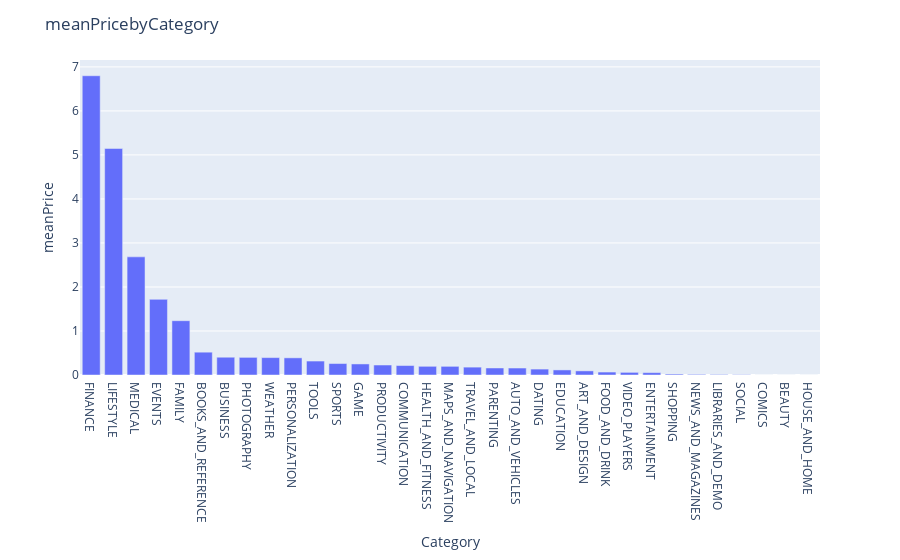

Notebook code cell kept with this figure:
### Code cell
catVCont("Category", "Price")

### Figure 1 — Plotly figure (JSON) as saved in the notebook; plotly's stock layout.template omitted (floating-point values rounded to 4 significant figures)
{"data": [{"alignmentgroup": "True", "hovertemplate": "x=%{x}<br>y=%{y}<extra></extra>", "legendgroup": "", "marker": {"color": "#636efa"}, "name": "", "offsetgroup": "", "orientation": "v", "showlegend": false, "textposition": "auto", "type": "bar", "x": ["FINANCE", "LIFESTYLE", "MEDICAL", "EVENTS", "FAMILY", "BOOKS_AND_REFERENCE", "BUSINESS", "PHOTOGRAPHY", "WEATHER", "PERSONALIZATION", "TOOLS", "SPORTS", "GAME", "PRODUCTIVITY", "COMMUNICATION", "HEALTH_AND_FITNESS", "MAPS_AND_NAVIGATION", "TRAVEL_AND_LOCAL", "PARENTING", "AUTO_AND_VEHICLES", "DATING", "EDUCATION", "ART_AND_DESIGN", "FOOD_AND_DRINK", "VIDEO_PLAYERS", "ENTERTAINMENT", "SHOPPING", "NEWS_AND_MAGAZINES", "LIBRARIES_AND_DEMO", "SOCIAL", "COMICS", "BEAUTY", "HOUSE_AND_HOME"], "xaxis": "x", "y": [6.799, 5.147, 2.684, 1.719, 1.234, 0.5185, 0.4036, 0.4006, 0.3954, 0.3899, 0.317, 0.2604, 0.2511, 0.2268, 0.2148, 0.1975, 0.1967, 0.1788, 0.1597, 0.1585, 0.1343, 0.1151, 0.09328, 0.06677, 0.05977, 0.05356, 0.02108, 0.01411, 0.01165, 0.006758, 0, 0, 0], "yaxis": "y"}], "layout": {"barmode": "relative", "legend": {"tracegroupgap": 0}, "margin": {"t": 60}, "title": {"text": "meanPricebyCategory"}, "xaxis": {"anchor": "y", "domain": [0, 1], "title": {"text": "Category"}}, "yaxis": {"anchor": "x", "domain": [0, 1], "title": {"text": "meanPrice"}}}}
